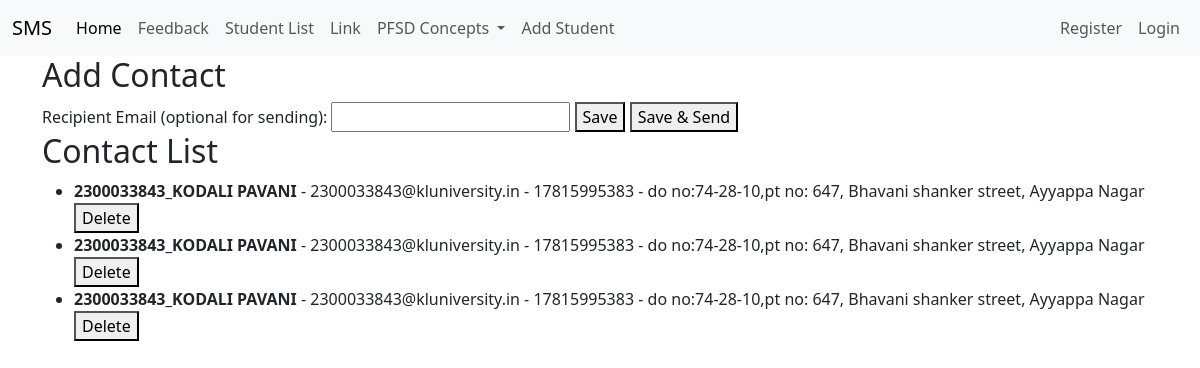
/contacts/, run on the app's committed database.
### adminapp/models.py (models this page shows, shortened)
class Contact(models.Model):
    name = models.CharField(max_length=100)
    email = models.EmailField()
    phone_number = models.CharField(max_length=15)
    address = models.TextField()

### adminapp/views.py (the view)
# urls.py: path('contacts/', views.contact_list, name='contact_list'),
def contact_list(request):
    contacts = Contact.objects.all()
    return render(request, 'adminapp/add_contact.html', {'contacts': contacts})

### templates/adminapp/add_contact.html (shortened to what this page needs)
<!DOCTYPE html>
{% extends 'Navbar/ProjectNavbar.html' %}
{% load static %}
{% block body %}
    <div class="container">
        <div class="left-side">
            <h2>Add Contact</h2>
            <form method="post">
                <label for="recipient_email">Recipient Email (optional for sending):</label>
                <input type="email" name="recipient_email">
                <button type="submit" name="save">Save</button>
                <button type="submit" name="send_email">Save & Send</button>
            </form>
        </div>
        <div class="right-side">
            <h2>Contact List</h2>
            <div class="contact-list">
                <ul>
                    {% for contact in contacts %}
                        <li>
                            <strong>{{ contact.name }}</strong> - {{ contact.email }} - {{ contact.phone_number }} - {{ contact.address }}
                            <form action="{% url 'delete_contact' contact.pk %}" method="post" style="display:inline;">
                                <button type="submit">Delete</button>
                            </form>
                        </li>
                    {% endfor %}
                </ul>
            </div>
        </div>
    </div>
{% endblock %}

### templates/Navbar/ProjectNavbar.html (shortened to what this page needs)
<!DOCTYPE html>
<html lang="en">
<head>
    <link href="https://cdn.jsdelivr.net/npm/bootstrap@5.3.3/dist/css/bootstrap.min.css" rel="stylesheet">
</head>
<body>
<nav class="navbar navbar-expand-lg navbar-light bg-light">
  <div class="container-fluid">
    <a class="navbar-brand" href="{% url 'projecthomepage' %}">SMS</a>
    <div class="collapse navbar-collapse" id="navbarSupportedContent">
      <ul class="navbar-nav me-auto mb-2 mb-lg-0">
        <li class="nav-item">
          <a class="nav-link active" aria-current="page" href="#">Home</a>
        </li>
          <li class="nav-item">
          <a class="nav-link" href="{% url 'feedback' %}">Feedback</a>
        </li>
           <li class="nav-item">
          <a class="nav-link" href="{% url 'student_list' %}">Student List</a>
        </li>
        <li class="nav-item">
          <a class="nav-link" href="#">Link</a>
        </li>
        <li class="nav-item dropdown">
          <a class="nav-link dropdown-toggle" href="#" id="navbarDropdown" role="button" data-bs-toggle="dropdown" aria-expanded="false">
            PFSD Concepts
          </a>
        </li>
        <li class="nav-item">
          <a class="nav-link" href="{% url 'add_student' %}">Add Student</a>
        </li>
        <li class="nav-item">
          <a class="nav-link disabled" href="#" tabindex="-1" aria-disabled="true"></a>
        </li>
      </ul>
    </div>
    <ul  class="navbar-nav ms-auto">
<li>
        {% if user.is_authenticated %}
        <li class="nav-item">
        <span class="nav-link">Welcome, {{ user.username }}</span>
    </li>
          <li class="nav-item">
          <a class="nav-link" href="{% url 'logout' %}">Logout</a>
          </li>
        {% else %}
                <li class="nav-item">
          <a class="nav-link" href="{% url 'UserRegisterPageCall' %}">Register</a>
        </li>
          <li class="nav-item">
          <a class="nav-link" href="{% url 'UserLoginPageCall' %}">Login</a>
        </li>
        {% endif %}
 </li>
      </ul>
  </div>
</nav>
{% block body %}
{% endblock %}
</body>
</html>

### data on the page
Contact: name "2300033843_KODALI PAVANI", email "2300033843@kluniversity.in", phone_number "17815995383", address "do no:74-28-10,pt no: 647, Bhavani shanker street, Ayyappa Nagar"
Contact: name "2300033843_KODALI PAVANI", email "2300033843@kluniversity.in", phone_number "17815995383", address "do no:74-28-10,pt no: 647, Bhavani shanker street, Ayyappa Nagar"
Contact: name "2300033843_KODALI PAVANI", email "2300033843@kluniversity.in", phone_number "17815995383", address "do no:74-28-10,pt no: 647, Bhavani shanker street, Ayyappa Nagar"
